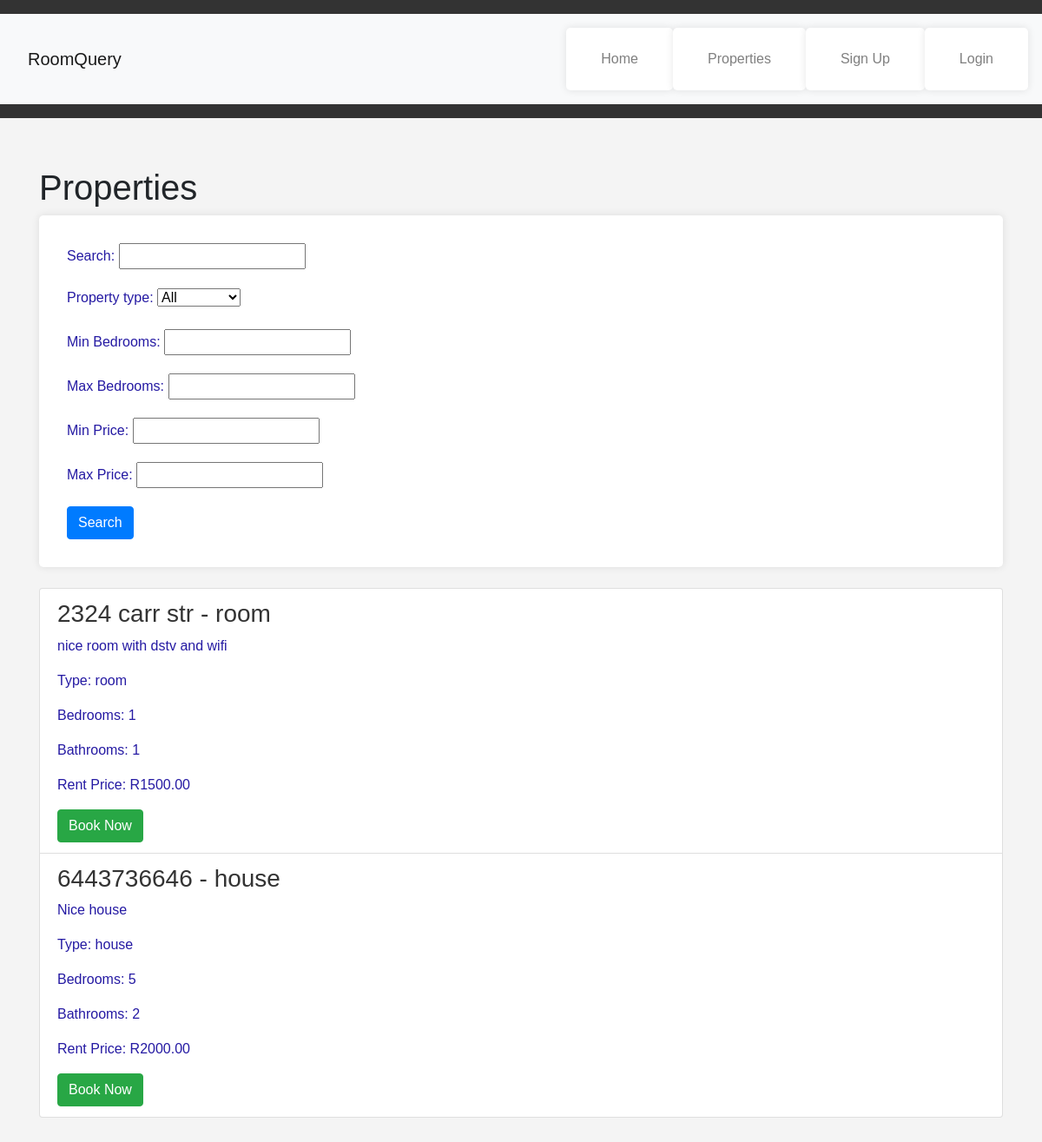
Page /properties/ on the committed database.
### core/models.py (models this page shows, shortened)
class Property(models.Model):
    landlord = models.ForeignKey(User, on_delete=models.CASCADE)
    address = models.CharField(max_length=255)
    property_type = models.CharField(max_length=50)
    bedrooms = models.IntegerField()
    bathrooms = models.IntegerField()
    rent_price = models.DecimalField(max_digits=10, decimal_places=2)
    description = models.TextField()
    image = models.ImageField(upload_to=property_image_path, blank=True, null=True)

### core/views.py (the view)
# urls.py: path('properties/', PropertyListView.as_view(), name='property_list'),
class PropertyListView(ListView):
    model = Property
    template_name = 'core/property_list.html'
    context_object_name = 'properties'
    def get_queryset(self):
        queryset = super().get_queryset()
        query = self.request.GET.get('query')
        property_type = self.request.GET.get('property_type')
        min_bedrooms = self.request.GET.get('min_bedrooms')
        max_bedrooms = self.request.GET.get('max_bedrooms')
        min_price = self.request.GET.get('min_price')
        max_price = self.request.GET.get('max_price')
        if query:
            queryset = queryset.filter(Q(address__icontains=query) | Q(description__icontains=query))
        if property_type and property_type != 'all':
            queryset = queryset.filter(property_type=property_type)
        if min_bedrooms:
            queryset = queryset.filter(bedrooms__gte=min_bedrooms)
        if max_bedrooms:
            queryset = queryset.filter(bedrooms__lte=max_bedrooms)
        if min_price:
            queryset = queryset.filter(rent_price__gte=min_price)
        if max_price:
            queryset = queryset.filter(rent_price__lte=max_price)
        return queryset
    def get_context_data(self, **kwargs):
        context = super().get_context_data(**kwargs)
        context['form'] = PropertySearchForm(self.request.GET)
        return context

### core/forms.py
class PropertySearchForm(forms.Form):
    query = forms.CharField(label='Search', max_length=100, required=False)
    property_type = forms.ChoiceField(choices=[('all', 'All'), ('house', 'House'), ('room','Room'),('garage','Garage'), ('apartment', 'Apartment')], required=False)
    min_bedrooms = forms.IntegerField(label='Min Bedrooms', required=False)
    max_bedrooms = forms.IntegerField(label='Max Bedrooms', required=False)
    min_price = forms.DecimalField(label='Min Price', max_digits=10, decimal_places=2, required=False)
    max_price = forms.DecimalField(label='Max Price', max_digits=10, decimal_places=2, required=False)

### core/templates/core/property_list.html (shortened to what this page needs)
{% extends "core/base.html" %}
{% block content %}
    <h1>Properties</h1>
    <form method="get" action="{% url 'property_list' %}" class="mb-4">
        {{ form.as_p }}
        <button type="submit" class="btn btn-primary">Search</button>
    </form>
    <div class="list-group">
        {% for property in properties %}
            <div class="list-group-item">
                <h3><a href="{% url 'property_detail' property.pk %}">{{ property.address }} - {{ property.property_type }}</a></h3>
                <p>{{ property.description }}</p>
                <p>Type: {{ property.property_type }}</p>
                <p>Bedrooms: {{ property.bedrooms }}</p>
                <p>Bathrooms: {{ property.bathrooms }}</p>
                <p>Rent Price: R{{ property.rent_price }}</p>
                <a href="{% url 'book_property' property.pk %}" class="btn btn-success">Book Now</a>
            </div>
        {% endfor %}
    </div>
{% endblock %}

### core/static/css/styles.css (style rules this page uses)
body { font-family: Arial, sans-serif; background-color: #f4f4f4; margin: 0; padding: 0; }
form { background-color: #fff; padding: 2rem; border-radius: 5px; box-shadow: 0 0 10px rgba(0,0,0,0.1); }
button { background-color: #333; color: #fff; padding: 0.5rem 1rem; border: none; border-radius: 5px; cursor: pointer; }
a { color: #333; text-decoration: none; }
p { font-size: 1rem; color: #251aa3; line-height: 1.5; margin-bottom: 1rem; }

### rows in the picture
Property: address "2324 carr str", property_type "room", description "nice room with dstv and wifi", bedrooms "1", bathrooms "1", rent_price "1500.00"
Property: address "6443736646", property_type "house", description "Nice house", bedrooms "5", bathrooms "2", rent_price "2000.00"
